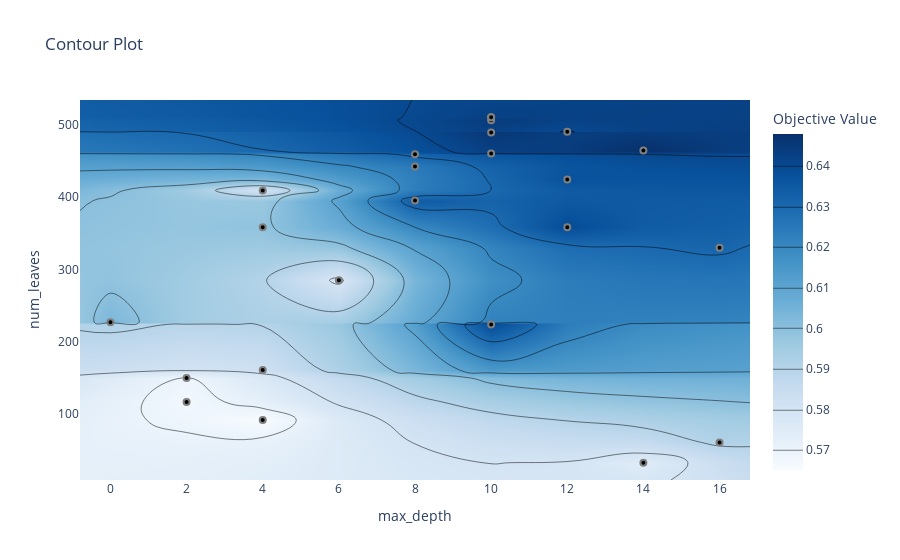

The notebook cell this image was saved under:
### Code cell
optuna.visualization.plot_contour(study, params = ['num_leaves',  'max_depth'])

### Figure 1 — Plotly figure (JSON) as saved in the notebook; plotly's stock layout.template omitted (floating-point values rounded to 4 significant figures; data arrays with more than 128 entries replaced by an {"elided": "..."} marker saying what was removed)
{"data": [{"colorbar": {"title": {"text": "Objective Value"}}, "colorscale": [[0, "rgb(247,251,255)"], [0.125, "rgb(222,235,247)"], [0.25, "rgb(198,219,239)"], [0.375, "rgb(158,202,225)"], [0.5, "rgb(107,174,214)"], [0.625, "rgb(66,146,198)"], [0.75, "rgb(33,113,181)"], [0.875, "rgb(8,81,156)"], [1, "rgb(8,48,107)"]], "connectgaps": true, "contours": {"coloring": "heatmap"}, "hoverinfo": "none", "line": {"smoothing": 1.3}, "reversescale": false, "type": "contour", "x": [-0.8, 0, 2, 4, 6, 8, 10, 12, 14, 16, 16.8], "y": [9.15, 33, 61, 92, 117, 150, 161, 224, 227, 285, 330, 358, 395, 409, 424, 442, 459, 460, 464, 489, 490, 506, 510, 533.9], "z": {"elided": "24x11 float values"}}, {"marker": {"color": "black", "line": {"color": "Grey", "width": 2}}, "mode": "markers", "showlegend": false, "type": "scatter", "x": [4, 6, 14, 2, 16, 0, 4, 4, 4, 2, 10, 10, 10, 10, 12, 8, 12, 8, 16, 10, 12, 10, 8, 14], "y": [92, 285, 33, 117, 61, 227, 358, 409, 161, 150, 506, 460, 510, 510, 424, 442, 358, 459, 330, 224, 490, 489, 395, 464]}], "layout": {"title": {"text": "Contour Plot"}, "xaxis": {"range": [-0.8, 16.8], "title": {"text": "max_depth"}}, "yaxis": {"range": [9.15, 533.9], "title": {"text": "num_leaves"}}}}
